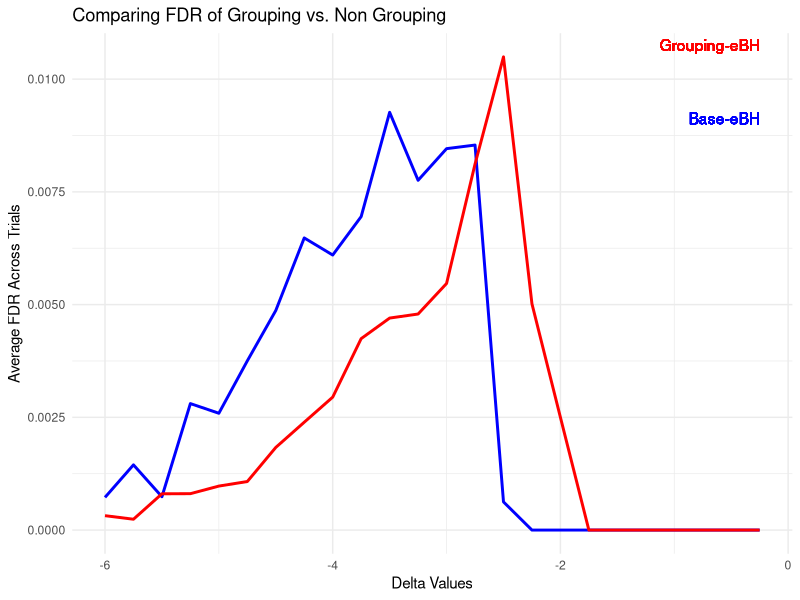
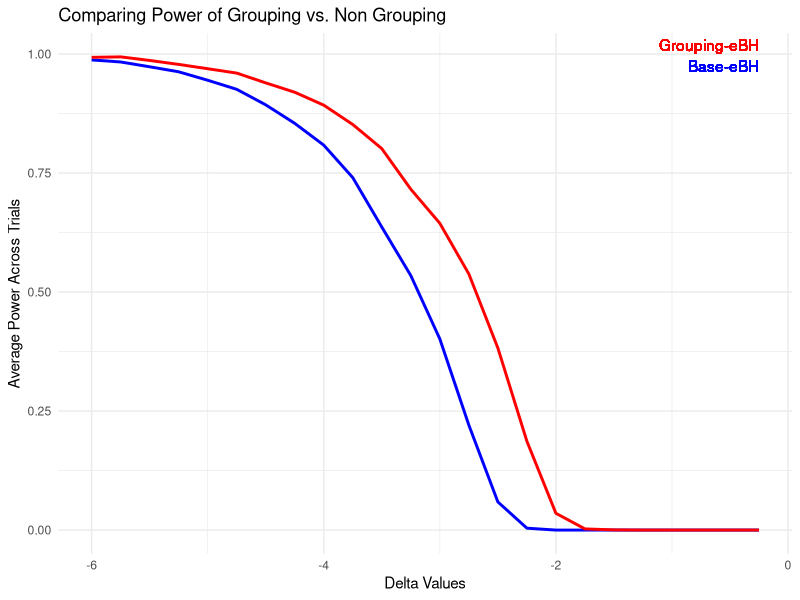

R code for these plots, in order: (Note: a time limit stopped this script after it produced the figures.)
## ---- chunk 1
knitr::opts_chunk$set(echo = TRUE)
library(ggplot2)
library(tidyr)
## ---- chunk 2
#Function that generates e_values
gen_e_val <- function(null_prop=0.2, total_samples=1000, alpha=0.1, delta=-4) {
  
  num <- total_samples
  
  number_null <- null_prop * num
  null_indices <- 1:number_null
  
  number_signal <- (1-null_prop) * num
  
  signal_indices <- number_null+1:num

  signals <- rnorm(number_signal, delta, 1)
  nulls <- rnorm(number_null, 0, 1)

  observations <- c(nulls, signals) 
  e_values <- exp(observations * delta - delta^2 / 2)
  
  return(e_values)
    
}

## ---- chunk 3
# Function for generating certain number of null E-vals allowing for changes in delta
generate_null_eval1 <- function(num, d) {
  vect <- gen_e_val(delta = d)
  null_vect <- vect[1:200]
  random_null_entries <- sample(null_vect, num)
  return(random_null_entries)
}

# Function for generating certain numbers of signal E-vals allowing for changes in delta
generate_signal_eval1 <- function(num, d) {
  vect <- gen_e_val(delta = d)
  sig_vect <- vect[201:1000]
  random_sig_entries <- sample(sig_vect, num)
  return(random_sig_entries)
}
## ---- chunk 4
# Define Constants
n <- 1000
trials <- 100
group_num <- 20
group_size <- 50
alpha <- 0.1
## ---- chunk 5
# Comparison of Base e-BH vs. Grouping e-BH
# Graphing FDR and Power for Various Deltas for both methods

delta_trials <- seq(-6, -0.25, by = 0.25)
avg_fdr_nongroup <- c()
avg_power_nongroup <- c()
avg_fdr_group <- c()
avg_power_group <- c()

# Method 1 - Non Grouping

for (del in delta_trials) {
  
  # Shells for Trials
  FDR_vect <- c()
  power_vect <- c()
  
  #Running Trials
  for (k in 1:trials) {
    # Create sample
    
    list_evals <- list()
    
    for (i in 1:group_num) {
      if (i <= 15) {
        nulls <- generate_null_eval1(50, del)
        list_evals <- append(list_evals, list(nulls))
      } else {
        full_group <- numeric(group_size)
        for (i in 1:group_size) {
          if (i %% 2 == 0) {
            # Even indices: null e vals
            full_group[i] <- generate_null_eval1(1, del)
          } else {
            # Odd indices: signal e vals
            full_group[i] <- generate_signal_eval1(1, del)
          }
        }
        list_evals <- append(list_evals, list(full_group))
      }
    }
    
    vect_evals <- unlist(list_evals)
    
    # Running BH on the entire set of 1000 e-values, ignoring the groups
    converted_evals <- 1/vect_evals
    adjusted_converted_evals <- p.adjust(converted_evals, method = "BH")
    signal_indices <- which(adjusted_converted_evals < alpha)
    
    # Calculating FDR
    total_discoveries <- length(signal_indices)
    true_discoveries <- sum(signal_indices > 750 & signal_indices < 1000 & signal_indices %% 2 == 1)
    fdr_ratio <- true_discoveries/total_discoveries
    if (is.nan(fdr_ratio)) {
      fdr_ratio <- 1
    }
    FDR <- 1 - fdr_ratio
    FDR_vect <- c(FDR_vect, FDR)
    
    # Calculating Power
    total_signals <- 125
    power_ratio <- (total_signals - true_discoveries) / total_signals
    if (is.nan(power_ratio)) {
      power_ratio <- 1
    }
    power <- 1 - power_ratio
    power_vect <- c(power_vect, power)
    
  }

  avg_fdr_nongroup <- c(avg_fdr_nongroup, mean(FDR_vect))
  avg_power_nongroup <- c(avg_power_nongroup, mean(power_vect))
  
}

## ---- chunk 6
# Method 2 - Grouping

for (del in delta_trials) {

  # Shells for Trials
  FDR_vect_new <- c()
  power_vect_new <- c()
  
  for (k in 1:trials) {
    # Create sample
    
    list_evals <- list()
    
    for (i in 1:group_num) {
      if (i <= 15) {
        nulls <- generate_null_eval1(50, del)
        list_evals <- append(list_evals, list(nulls))
      } else {
        full_group <- numeric(group_size)
        for (i in 1:group_size) {
          if (i %% 2 == 0) {
            # Even indices: null evals
            full_group[i] <- generate_null_eval1(1, del)
          } else {
            # Odd indices: signal evals
            full_group[i] <- generate_signal_eval1(1, del)
          }
        }
        full_group[full_group < 1] <- 1
        list_evals <- append(list_evals, list(full_group))
      }
    }
    
    vect_evals <- unlist(list_evals)
    
    # Figuring out which groups to keep
    kept_groups <- c()
    
    for (i in 1:group_num) {
      e_tildas <- c()
      current_evals <- unlist(list_evals[i])
      for (e in current_evals) {
        if (e < 1) {
          prob_e <- 1
        } else {
          prob_e <- 1/e
        }
        e_t <- rbinom(1, size = 1, prob = prob_e)
        e_tildas <- c(e_tildas, e_t)
      }
      count_zeroes <- sum(e_tildas == 0)
      if (count_zeroes >= 20) {
        kept_groups <- c(kept_groups, TRUE)
      } else {
        kept_groups <- c(kept_groups, FALSE)
      }
    }
    
    kept_groups_indices <- which(kept_groups)
    
    # Running e_BH on remaining data
    kept_evals <- list_evals[kept_groups_indices]
    new_n <- length(kept_groups_indices) * group_size
    n_null_groups <- sum(kept_groups_indices < 16) * group_size
    
    kept_evals_vect <- unlist(kept_evals)
    kept_converted_evals_vect <- 1/kept_evals_vect
    kept_adjusted_converted_evals <- p.adjust(kept_converted_evals_vect, method = "BH")
    kept_signal_indices <- which(kept_adjusted_converted_evals < alpha)
    
    # Calculating FDR and Power
    kept_total_discoveries <- length(kept_signal_indices)
    kept_true_discoveries <- sum(kept_signal_indices > n_null_groups & 
                                   kept_signal_indices < new_n & kept_signal_indices %% 2 == 1)
    ratio_fdr <- kept_true_discoveries/kept_total_discoveries
    if (is.nan(ratio_fdr)) {
      ratio_fdr <- 1
    }
    kept_FDR <- 1 - ratio_fdr
    FDR_vect_new <- c(FDR_vect_new, kept_FDR)
    
    # Calculating Power
    kept_total_signals <- (new_n - n_null_groups) / 2
    ratio_power <- (kept_total_signals - kept_true_discoveries) /kept_total_signals
    if (is.nan(ratio_power)) {
      ratio_power <- 1
    }
    kept_power <- 1 - ratio_power
    power_vect_new <- c(power_vect_new, kept_power)
    
  }
  
  avg_fdr_group <- c(avg_fdr_group, mean(FDR_vect_new))
  avg_power_group <- c(avg_power_group, mean(power_vect_new))

}

## ---- chunk 7
# Graphing FDR for Grouping vs. Non Grouping E BH
data <- data.frame(delta_trials, avg_fdr_nongroup, avg_fdr_group)
ggplot(data, aes(x = delta_trials)) +
  geom_line(aes(y = avg_fdr_nongroup), color = "blue", linetype = "solid", size = 1) +
  geom_line(aes(y = avg_fdr_group), color = "red", linetype = "solid", size = 1) +
  
  geom_text(aes(x = max(delta_trials), y = max(avg_fdr_nongroup), label = "Base-eBH"), 
            hjust = 1, vjust = 1, color = "blue") +
  geom_text(aes(x = max(delta_trials), y = max(avg_fdr_group), label = "Grouping-eBH"), 
            hjust = 1, vjust = -0.5, color = "red") +
  
  labs(title = "Comparing FDR of Grouping vs. Non Grouping",
       x = "Delta Values",
       y = "Average FDR Across Trials") +
  
  theme_minimal()
## ---- chunk 8
# Graphing Power for Grouping vs. Non Grouping E BH
data <- data.frame(delta_trials, avg_power_nongroup, avg_power_group)
ggplot(data, aes(x = delta_trials)) +
  geom_line(aes(y = avg_power_nongroup), color = "blue", linetype = "solid", size = 1) +
  geom_line(aes(y = avg_power_group), color = "red", linetype = "solid", size = 1) +
  
  geom_text(aes(x = max(delta_trials), y = max(avg_power_nongroup), label = "Base-eBH"), 
            hjust = 1, vjust = 1, color = "blue") +
  geom_text(aes(x = max(delta_trials), y = max(avg_power_group), label = "Grouping-eBH"), 
            hjust = 1, vjust = -0.5, color = "red") +
  
  labs(title = "Comparing Power of Grouping vs. Non Grouping",
       x = "Delta Values",
       y = "Average Power Across Trials") +
  
  theme_minimal()
## ---- chunk 9
# Method 3 - Non Grouping with Storey-e-BH
e_bh_storey <- function(TE,alpha){
  p_vals_adjusted <- p.adjust(1 / TE, method = "BH")
  rejected_indices <- which(p_vals_adjusted <= alpha)
  return(rejected_indices)
}
## ---- chunk 10
gam <- 0
alpha_storey <- 0.1
avg_fdr_storey <- c()
avg_fdr_twostp_storey <- c()
avg_power_storey <- c()
avg_power_twostp_storey <- c()

for (del in delta_trials) {
  
  # Shells for Trials
  FDR_storey_vect <- c()
  FDR_twostp_storey_vect <- c()
  power_storey_vect <- c()
  power_twostp_storey_vect <- c()
  
  #Running Trials
  for (k in 1:trials*10) {
    # Create sample
    
    list_evals <- list()
    
    for (i in 1:group_num) {
      if (i <= 15) {
        nulls <- generate_null_eval1(50, del)
        list_evals <- append(list_evals, list(nulls))
      } else {
        full_group <- numeric(group_size)
        for (i in 1:group_size) {
          if (i %% 2 == 0) {
            # Even indices: null e vals
            full_group[i] <- generate_null_eval1(1, del)
          } else {
            # Odd indices: signal e vals
            full_group[i] <- generate_signal_eval1(1, del)
          }
        }
        list_evals <- append(list_evals, list(full_group))
      }
    }
    
    vect_evals <- unlist(list_evals)
    
    # Running Storey-E-BH on the entire set of 1000 e-values, ignoring the groups
    sorted_e_values <- sort(vect_evals)
    khat <- 0
    for (k2 in (1:length(sorted_e_values))) {
      first <- sorted_e_values[1:k2]
      if (mean(first) <= 1 + gam) {
        khat <- k2
      } else {
        break
      }
    }
    pi_0_hat <- (1 + khat) / length(sorted_e_values)
    beta <- alpha_storey / 10
    N_e_vals <- length(sorted_e_values)
    khat2 <- length(sorted_e_values[1/sorted_e_values > beta / N_e_vals])
    pi_0_hat2 <- (khat2) / length(sorted_e_values)
    
    storey_indices <- e_bh_storey(vect_evals, alpha_storey/ pi_0_hat)
    
    two_step_storey_indices <- e_bh_storey(vect_evals,(alpha_storey - beta) / pi_0_hat2)
    
    # Calculating FDR for Storey
    total_discoveries <- length(storey_indices)
    true_discoveries <- sum(storey_indices > 750 & storey_indices < 1000 & storey_indices %% 2 == 1)
    fdr_ratio <- true_discoveries/total_discoveries
    if (is.nan(fdr_ratio)) {
      fdr_ratio <- 1
    }
    FDR_storey <- 1 - fdr_ratio
    FDR_storey_vect <- c(FDR_storey_vect, FDR_storey)
    
    # Calculating Power for Storey
    total_signals <- 125
    power_ratio <- (total_signals - true_discoveries) / total_signals
    if (is.nan(power_ratio)) {
      power_ratio <- 1
    }
    power_storey <- 1 - power_ratio
    power_storey_vect <- c(power_storey_vect, power_storey)
    
    # Calculating FDR for Two Step Storey
    total_discoveries <- length(two_step_storey_indices)
    true_discoveries <- sum(two_step_storey_indices > 750 & two_step_storey_indices < 1000 & two_step_storey_indices %% 2 == 1)
    fdr_ratio <- true_discoveries/total_discoveries
    if (is.nan(fdr_ratio)) {
      fdr_ratio <- 1
    }
    FDR_twostp_storey <- 1 - fdr_ratio
    FDR_twostp_storey_vect <- c(FDR_twostp_storey_vect, FDR_twostp_storey)
    
    # Calculating Power for Two Step Storey
    total_signals <- 125
    power_ratio <- (total_signals - true_discoveries) / total_signals
    if (is.nan(power_ratio)) {
      power_ratio <- 1
    }
    power_twostp_storey <- 1 - power_ratio
    power_twostp_storey_vect <- c(power_twostp_storey_vect, power_twostp_storey)
    
  }
  
  avg_fdr_storey <- c(avg_fdr_storey, mean(FDR_storey_vect))
  avg_fdr_twostp_storey <- c(avg_fdr_twostp_storey, mean(FDR_twostp_storey_vect))
  avg_power_storey <- c(avg_power_storey, mean(power_storey_vect))
  avg_power_twostp_storey <- c(avg_power_twostp_storey, mean(power_twostp_storey_vect))
  
}
## ---- chunk 11
gam <- 0
alpha_storey <- 0.1
avg_fdr_storey <- c()
avg_fdr_twostp_storey <- c()
avg_power_storey <- c()
avg_power_twostp_storey <- c()

for (del in delta_trials) {
  
  # Shells for Trials
  FDR_storey_vect <- c()
  FDR_twostp_storey_vect <- c()
  power_storey_vect <- c()
  power_twostp_storey_vect <- c()
  
  #Running Trials
  for (k in 1:trials*10) {
    # Create sample
    
    list_evals <- list()
    
    for (i in 1:group_num) {
      # Putting every group as mixed group here
      if (i <= -1) {
        nulls <- generate_null_eval1(50, del)
        list_evals <- append(list_evals, list(nulls))
      } else {
        full_group <- numeric(group_size)
        for (i in 1:group_size) {
          if (i %% 2 == 0) {
            # Even indices: null e vals
            full_group[i] <- generate_null_eval1(1, del)
          } else {
            # Odd indices: signal e vals
            full_group[i] <- generate_signal_eval1(1, del)
          }
        }
        list_evals <- append(list_evals, list(full_group))
      }
    }
    
    vect_evals <- unlist(list_evals)
    
    # Running Storey-E-BH on the entire set of 1000 e-values, ignoring the groups
    sorted_e_values <- sort(vect_evals)
    khat <- 0
    for (k2 in (1:length(sorted_e_values))) {
      first <- sorted_e_values[1:k2]
      if (mean(first) <= 1 + gam) {
        khat <- k2
      } else {
        break
      }
    }
    pi_0_hat <- (1 + khat) / length(sorted_e_values)
    beta <- alpha_storey / 100
    N_e_vals <- length(sorted_e_values)
    khat2 <- length(sorted_e_values[1/sorted_e_values > beta / N_e_vals])
    pi_0_hat2 <- (khat2) / length(sorted_e_values)
    
    storey_indices <- e_bh_storey(vect_evals, alpha_storey/ pi_0_hat)
    
    two_step_storey_indices <- e_bh_storey(vect_evals,(alpha_storey - beta) / pi_0_hat2)
    
    # Calculating FDR for Storey
    total_discoveries <- length(storey_indices)
    true_discoveries <- sum(storey_indices > 0 & storey_indices < 1000 & storey_indices %% 2 == 1)
    fdr_ratio <- true_discoveries/total_discoveries
    if (is.nan(fdr_ratio)) {
      fdr_ratio <- 1
    }
    FDR_storey <- 1 - fdr_ratio
    FDR_storey_vect <- c(FDR_storey_vect, FDR_storey)
    
    # Calculating Power for Storey
    total_signals <- 500
    power_ratio <- (total_signals - true_discoveries) / total_signals
    if (is.nan(power_ratio)) {
      power_ratio <- 1
    }
    power_storey <- 1 - power_ratio
    power_storey_vect <- c(power_storey_vect, power_storey)
    
    # Calculating FDR for Two Step Storey
    total_discoveries <- length(two_step_storey_indices)
    true_discoveries <- sum(two_step_storey_indices > 0 & two_step_storey_indices < 1000 & two_step_storey_indices %% 2 == 1)
    fdr_ratio <- true_discoveries/total_discoveries
    if (is.nan(fdr_ratio)) {
      fdr_ratio <- 1
    }
    FDR_twostp_storey <- 1 - fdr_ratio
    FDR_twostp_storey_vect <- c(FDR_twostp_storey_vect, FDR_twostp_storey)
    
    # Calculating Power for Two Step Storey
    total_signals <- 500
    power_ratio <- (total_signals - true_discoveries) / total_signals
    if (is.nan(power_ratio)) {
      power_ratio <- 1
    }
    power_twostp_storey <- 1 - power_ratio
    power_twostp_storey_vect <- c(power_twostp_storey_vect, power_twostp_storey)
    
  }
  
  avg_fdr_storey <- c(avg_fdr_storey, mean(FDR_storey_vect))
  avg_fdr_twostp_storey <- c(avg_fdr_twostp_storey, mean(FDR_twostp_storey_vect))
  avg_power_storey <- c(avg_power_storey, mean(power_storey_vect))
  avg_power_twostp_storey <- c(avg_power_twostp_storey, mean(power_twostp_storey_vect))
  
}
## ---- chunk 12
data <- data.frame(
  delta_trials = delta_trials,
  avg_power_nongroup = avg_power_nongroup,
  avg_power_storey = avg_power_storey,
  avg_power_twostp_storey = avg_power_twostp_storey
)

data_long <- tidyr::gather(data, key = "Group", value = "Power", -delta_trials)

ggplot(data_long, aes(x = delta_trials, y = Power, color = Group)) +
  geom_line() +
  labs(
    x = "Delta for E Value Generation",
    y = "Average Power",
    color = "Different Tests",
    title = "Comparison of Average Power"
  ) +
  scale_color_discrete(labels = c(
    "avg_power_nongroup" = "Base E-BH",
    "avg_power_storey" = "Storey E-BH",
    "avg_power_twostp_storey" = "Two Step Storey E-BH"
  ))

## ---- chunk 13
data <- data.frame(
  delta_trials = delta_trials,
  avg_fdr_nongroup = avg_fdr_nongroup,
  avg_fdr_storey = avg_fdr_storey,
  avg_fdr_twostp_storey = avg_fdr_twostp_storey
)

data <- tidyr::gather(data, key = "variable", value = "value", -delta_trials)

ggplot(data, aes(x = delta_trials, y = value, color = variable)) +
  geom_line() +
  labs(
    x = "Delta for E Value Generation",
    y = "FDR Values",
    color = "Different Tests",
    title = "Comparison of Average FDR"
  ) +
  scale_color_discrete(labels = c(
    "avg_fdr_nongroup" = "Base E-BH",
    "avg_fdr_storey" = "Storey E-BH",
    "avg_fdr_twostp_storey" = "Two Step Storey E-BH"))

## ---- chunk 14
e_Storey_BH_natural <- function(e_vals, alpha, gam){
  p_vals <- convert_e_vals_to_p_vals(e_vals)
  m <- length(p_vals)
  num_p_vals_greater_than_gamma <- length(p_vals[p_vals > gam])
  pi_0_hat <- (num_p_vals_greater_than_gamma + 1) / (m * (1 - gam))
  p_vals <- convert_e_vals_to_p_vals(e_vals)
  return(BH(p_vals = p_vals, alpha = alpha / pi_0_hat))
}
## ---- chunk 15
gam <- 0
alpha_storey <- 0.1
avg_fdr_storey <- c()
avg_fdr_twostp_storey <- c()
avg_fdr_natural_storey <- c()
avg_power_storey <- c()
avg_power_twostp_storey <- c()
avg_power_natural_storey <- c()

for (del in delta_trials) {
  
  # Shells for Trials
  FDR_storey_vect <- c()
  FDR_twostp_storey_vect <- c()
  FDR_natural_storey_vect <- c()
  power_storey_vect <- c()
  power_twostp_storey_vect <- c()
  power_natural_storey_vect <- c()
  
  #Running Trials
  for (k in 1:trials*10) {
    # Create sample
    
    list_evals <- list()
    
    for (i in 1:group_num) {
      # Putting every group as mixed group here
      if (i <= -1) {
        nulls <- generate_null_eval1(50, del)
        list_evals <- append(list_evals, list(nulls))
      } else {
        full_group <- numeric(group_size)
        for (i in 1:group_size) {
          if (i %% 2 == 0) {
            # Even indices: null e vals
            full_group[i] <- generate_null_eval1(1, del)
          } else {
            # Odd indices: signal e vals
            full_group[i] <- generate_signal_eval1(1, del)
          }
        }
        list_evals <- append(list_evals, list(full_group))
      }
    }
    
    vect_evals <- unlist(list_evals)
    
    # Running Storey-E-BH on the entire set of 1000 e-values, ignoring the groups
    sorted_e_values <- sort(vect_evals)
    khat <- 0
    for (k2 in (1:length(sorted_e_values))) {
      first <- sorted_e_values[1:k2]
      if (mean(first) <= 1 + gam) {
        khat <- k2
      } else {
        break
      }
    }
    pi_0_hat <- (1 + khat) / length(sorted_e_values)
    beta <- alpha_storey / 100
    N_e_vals <- length(sorted_e_values)
    khat2 <- length(sorted_e_values[1/sorted_e_values > beta / N_e_vals])
    pi_0_hat2 <- (khat2) / length(sorted_e_values)
    
    storey_indices <- e_bh_storey(vect_evals, alpha_storey/ pi_0_hat)
    
    two_step_storey_indices <- e_bh_storey(vect_evals,(alpha_storey - beta) / pi_0_hat2)
    
    # running the natural Storey e-BH function with gamma = .5
    natural_storey_indices <- e_Storey_BH_natural(vect_evals, alpha, .5)
    
    # Calculating FDR for Storey
    total_discoveries <- length(storey_indices)
    true_discoveries <- sum(storey_indices > 0 & storey_indices < 1000 & storey_indices %% 2 == 1)
    fdr_ratio <- true_discoveries/total_discoveries
    if (is.nan(fdr_ratio)) {
      fdr_ratio <- 1
    }
    FDR_storey <- 1 - fdr_ratio
    FDR_storey_vect <- c(FDR_storey_vect, FDR_storey)
    
    # Calculating Power for Storey
    total_signals <- 500
    power_ratio <- (total_signals - true_discoveries) / total_signals
    if (is.nan(power_ratio)) {
      power_ratio <- 1
    }
    power_storey <- 1 - power_ratio
    power_storey_vect <- c(power_storey_vect, power_storey)
    
    # Calculating FDR for Two Step Storey
    total_discoveries <- length(two_step_storey_indices)
    true_discoveries <- sum(two_step_storey_indices > 0 & two_step_storey_indices < 1000 & two_step_storey_indices %% 2 == 1)
    fdr_ratio <- true_discoveries/total_discoveries
    if (is.nan(fdr_ratio)) {
      fdr_ratio <- 1
    }
    FDR_twostp_storey <- 1 - fdr_ratio
    FDR_twostp_storey_vect <- c(FDR_twostp_storey_vect, FDR_twostp_storey)
    
    # Calculating Power for Two Step Storey
    total_signals <- 500
    power_ratio <- (total_signals - true_discoveries) / total_signals
    if (is.nan(power_ratio)) {
      power_ratio <- 1
    }
    power_twostp_storey <- 1 - power_ratio
    power_twostp_storey_vect <- c(power_twostp_storey_vect, power_twostp_storey)
    
    # Calculating FDR for Natural Storey
    
    total_discoveries <- length(natural_storey_indices)
    true_discoveries <- sum(natural_storey_indices > 0 & natural_storey_indices < 1000 & natural_storey_indices %% 2 == 1)
    fdr_ratio <- true_discoveries/total_discoveries
    if (is.nan(fdr_ratio)) {
      fdr_ratio <- 1
    }
    FDR_natural_storey <- 1 - fdr_ratio
    FDR_natural_storey_vect <- c(FDR_natural_storey_vect, FDR_natural_storey)
    
    # Calculating Power for Natural Storey
    
    total_signals <- 500
    power_ratio <- (total_signals - true_discoveries) / total_signals
    if (is.nan(power_ratio)) {
      power_ratio <- 1
    }
    power_natural_storey <- 1 - power_ratio
    power_natural_storey_vect <- c(power_natural_storey_vect, power_natural_storey)
    
    
    
  }
  
  avg_fdr_storey <- c(avg_fdr_storey, mean(FDR_storey_vect))
  avg_fdr_twostp_storey <- c(avg_fdr_twostp_storey, mean(FDR_twostp_storey_vect))
  avg_fdr_natural_storey <- c(avg_fdr_natural_storey, mean(FDR_natural_storey_vect))
  avg_power_storey <- c(avg_power_storey, mean(power_storey_vect))
  avg_power_twostp_storey <- c(avg_power_twostp_storey, mean(power_twostp_storey_vect))
  avg_power_natural_storey <- c(avg_power_natural_storey, mean(power_natural_storey_vect))
  
}
## ---- chunk 16
data <- data.frame(
  delta_trials = delta_trials,
  avg_power_nongroup = avg_power_nongroup,
  avg_power_storey = avg_power_storey,
  avg_power_twostp_storey = avg_power_twostp_storey,
  avg_power_natural_storey = avg_power_natural_storey
)

data_long <- tidyr::gather(data, key = "Group", value = "Power", -delta_trials)

ggplot(data_long, aes(x = delta_trials, y = Power, color = Group)) +
  geom_line() +
  labs(
    x = "Delta for E Value Generation",
    y = "Average Power",
    color = "Different Tests",
    title = "Comparison of Average Power"
  ) +
  scale_color_discrete(labels = c(
    "avg_power_nongroup" = "Base E-BH",
    "avg_power_storey" = "Storey E-BH",
    "avg_power_twostp_storey" = "Two Step Storey E-BH",
    "avg_power_natural_storey" = "Natural Storey E-BH"
  ))

## ---- chunk 17
data <- data.frame(
  delta_trials = delta_trials,
  avg_fdr_nongroup = avg_fdr_nongroup,
  avg_fdr_storey = avg_fdr_storey,
  avg_fdr_twostp_storey = avg_fdr_twostp_storey,
  avg_fdr_natural_storey = avg_fdr_natural_storey
)

data <- tidyr::gather(data, key = "variable", value = "value", -delta_trials)

ggplot(data, aes(x = delta_trials, y = value, color = variable)) +
  geom_line() +
  labs(
    x = "Delta for E Value Generation",
    y = "FDR Values",
    color = "Different Tests",
    title = "Comparison of Average FDR"
  ) +
  scale_color_discrete(labels = c(
    "avg_fdr_nongroup" = "Base E-BH",
    "avg_fdr_storey" = "Storey E-BH",
    "avg_fdr_twostp_storey" = "Two Step Storey E-BH", 
    "avg_fdr_natural_storey" = "Natural Storey E-BH"))
